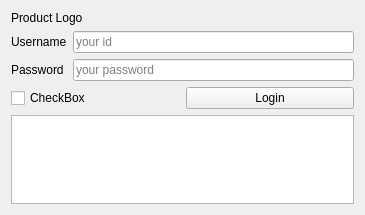
<?xml version="1.0" encoding="UTF-8"?>
<ui version="4.0">
 <class>LoginWin</class>
 <widget class="QWidget" name="LoginWin">
  <property name="geometry">
   <rect>
    <x>0</x>
    <y>0</y>
    <width>365</width>
    <height>215</height>
   </rect>
  </property>
  <property name="windowTitle">
   <string>Form</string>
  </property>
  <layout class="QVBoxLayout" name="verticalLayout">
   <item>
    <layout class="QGridLayout" name="gridLayout">
     <item row="1" column="0">
      <widget class="QLabel" name="label">
       <property name="text">
        <string>Username</string>
       </property>
      </widget>
     </item>
     <item row="2" column="1">
      <widget class="QLineEdit" name="lineEdit_2">
       <property name="echoMode">
        <enum>QLineEdit::EchoMode::Password</enum>
       </property>
       <property name="placeholderText">
        <string>your password</string>
       </property>
      </widget>
     </item>
     <item row="2" column="0">
      <widget class="QLabel" name="label_2">
       <property name="text">
        <string>Password</string>
       </property>
      </widget>
     </item>
     <item row="1" column="1">
      <widget class="QLineEdit" name="lineEdit">
       <property name="placeholderText">
        <string>your id</string>
       </property>
      </widget>
     </item>
     <item row="0" column="0" colspan="2">
      <widget class="QLabel" name="label_3">
       <property name="text">
        <string>Product Logo</string>
       </property>
      </widget>
     </item>
    </layout>
   </item>
   <item>
    <layout class="QHBoxLayout" name="horizontalLayout">
     <item>
      <widget class="QCheckBox" name="checkBox">
       <property name="text">
        <string>CheckBox</string>
       </property>
      </widget>
     </item>
     <item>
      <widget class="QPushButton" name="pushButton">
       <property name="text">
        <string>Login</string>
       </property>
      </widget>
     </item>
    </layout>
   </item>
   <item>
    <widget class="QTableView" name="tableView"/>
   </item>
  </layout>
 </widget>
 <resources/>
 <connections/>
</ui>
